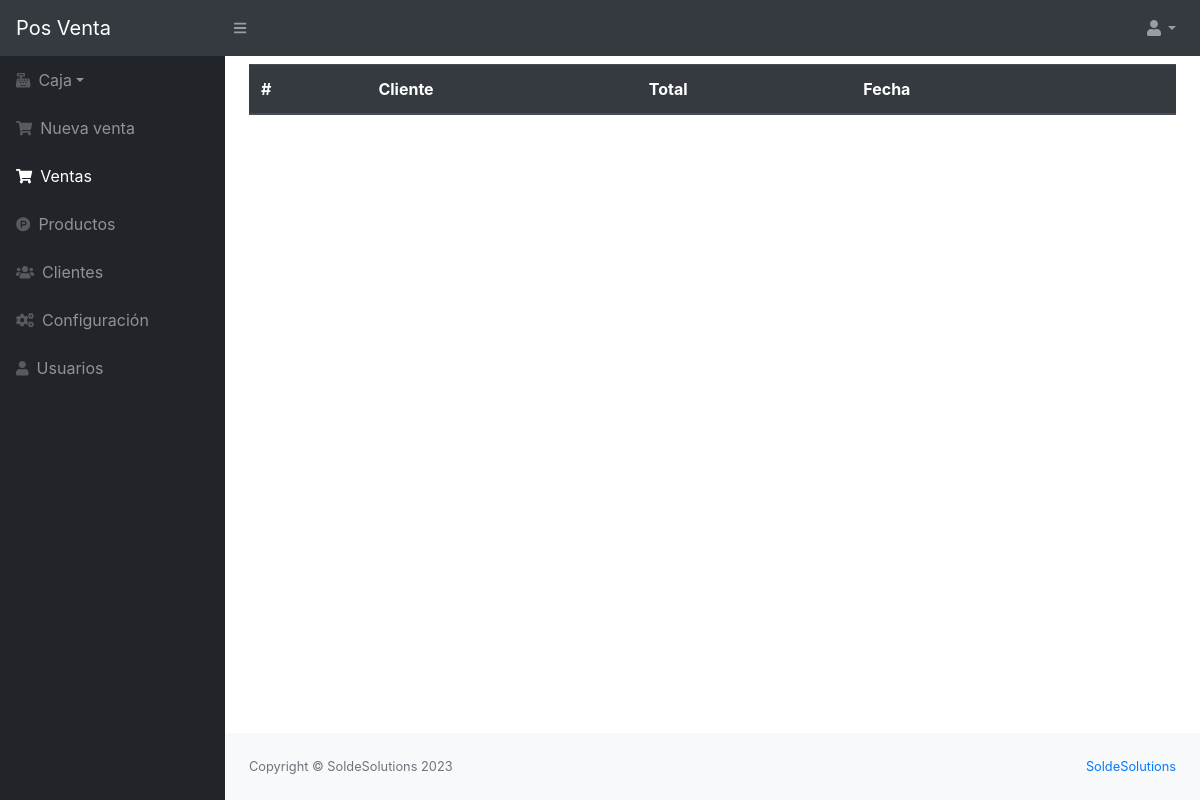
Page /src/lista_ventas.php (signed in) on the earlier database version.
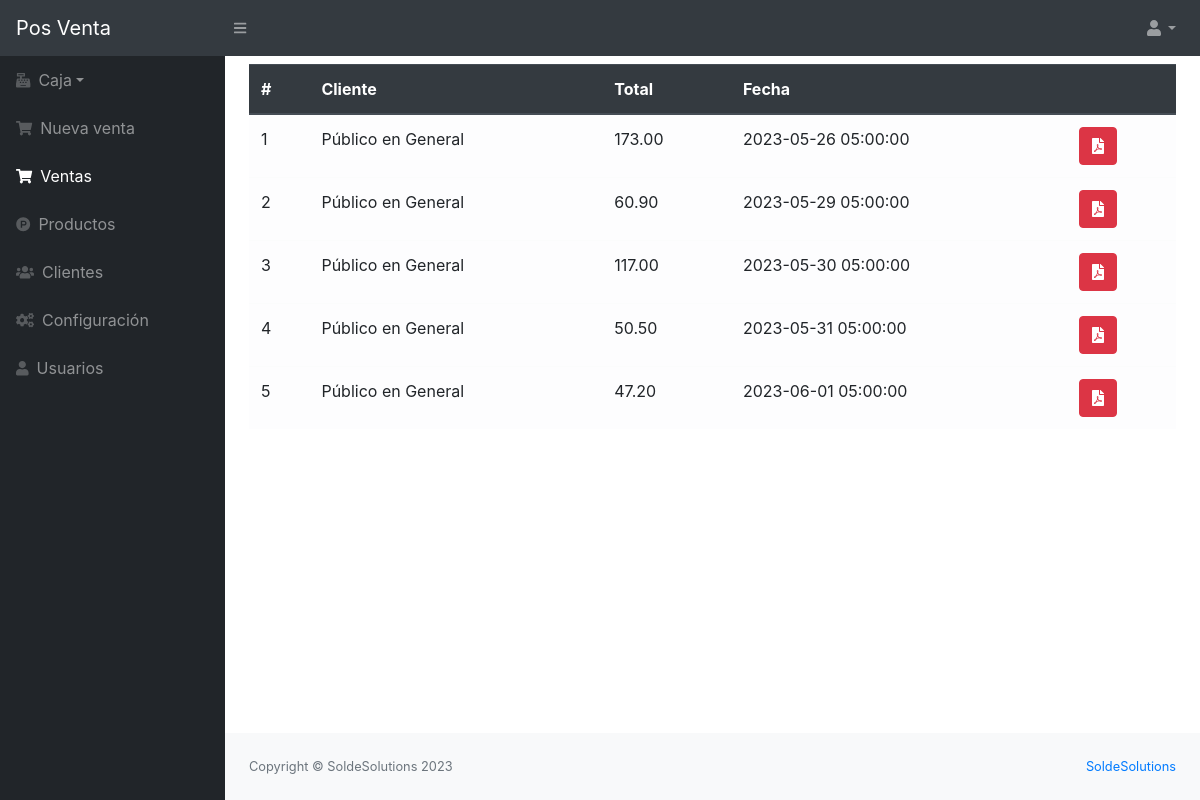
Same page on the later database version.
### tables this page shows
CREATE TABLE `ventas` (
  `id` int(11) NOT NULL,
  `id_cliente` int(11) NOT NULL,
  `total` decimal(10,2) NOT NULL,
  `id_usuario` int(11) NOT NULL,
  `fecha` timestamp NOT NULL DEFAULT current_timestamp() ON UPDATE current_timestamp()
);

CREATE TABLE `cliente` (
  `idcliente` int(11) NOT NULL,
  `nombre` varchar(100) NOT NULL,
  `telefono` varchar(15) NOT NULL,
  `direccion` varchar(200) NOT NULL,
  `usuario_id` int(11) NOT NULL,
  `estado` int(11) NOT NULL DEFAULT 1
);

### src/lista_ventas.php (the view, shortened to what this page needs)
<?php
include_once "includes/header.php";
require_once "../conexion.php";
$query = mysqli_query($conexion, "SELECT v.*, c.idcliente, c.nombre FROM ventas v INNER JOIN cliente c ON v.id_cliente = c.idcliente");
?>
<table class="table table-light" id="tbl">
    <thead class="thead-dark">
        <tr>
            <th>#</th>
            <th>Cliente</th>
            <th>Total</th>
            <th>Fecha</th>
            <th></th>
        </tr>
    </thead>
    <tbody>
        <?php while ($row = mysqli_fetch_assoc($query)) { ?>
            <tr>
                <td><?php echo $row['id']; ?></td>
                <td><?php echo $row['nombre']; ?></td>
                <td><?php echo $row['total']; ?></td>
                <td><?php echo $row['fecha']; ?></td>
                <td>
                    <a href="pdf/generar.php?cl=<?php echo $row['id_cliente'] ?>&v=<?php echo $row['id'] ?>" target="_blank" class="btn btn-danger"><i class="fas fa-file-pdf"></i></a>
                </td>
            </tr>
        <?php } ?>
    </tbody>
</table>
<?php include_once "includes/footer.php"; ?>

### src/includes/header.php (shortened to what this page needs)
<!DOCTYPE html>
<html lang="en">
<head>
    <link href="../assets/css/styles.css" rel="stylesheet" />
    <link href="../assets/css/dataTables.bootstrap4.min.css" rel="stylesheet" />
    <link rel="stylesheet" href="../assets/js/jquery-ui/jquery-ui.min.css">
</head>
<body class="sb-nav-fixed">
    <nav class="sb-topnav navbar navbar-expand navbar-dark bg-dark">
        <a class="navbar-brand" href="index.php">Pos Venta</a>
        <button class="btn btn-link btn-sm order-1 order-lg-0" id="sidebarToggle" href="#"><i class="fas fa-bars"></i></button>
        <ul class="navbar-nav ml-auto">
            <li class="nav-item dropdown">
                <a class="nav-link dropdown-toggle" id="userDropdown" href="#" role="button" data-toggle="dropdown" aria-haspopup="true" aria-expanded="false"><i class="fas fa-user fa-fw"></i></a>
            </li>
        </ul>
    </nav>
    <div id="layoutSidenav">
        <div id="layoutSidenav_nav">
            <nav class="sb-sidenav accordion sb-sidenav-dark" id="sidenavAccordion">
                <div class="sb-sidenav-menu">
                    <div class="nav">
        <a class="nav-link dropdown-toggle"  href="#" role="button" data-toggle="dropdown" aria-expanded="false">
        <div class="sb-nav-link-icon"><i class='fas fa-cash-register'></i></div>
                            Caja
        </a>
                        <a class="nav-link" href="ventas.php">
                            <div class="sb-nav-link-icon"><i class="fas fa-shopping-cart"></i></div>
                            Nueva venta
                        </a>
                        <a class="nav-link" href="lista_ventas.php">
                            <div class="sb-nav-link-icon"><i class="fas fa-shopping-cart"></i></div>
                            Ventas
                        </a>
                        <a class="nav-link" href="productos.php">
                            <div class="sb-nav-link-icon"><i class="fab fa-product-hunt"></i></div>
                            Productos
                        </a>
                        <a class="nav-link" href="clientes.php">
                            <div class="sb-nav-link-icon"><i class="fas fa-users"></i></div>
                            Clientes
                        </a>
                        <a class="nav-link" href="config.php">
                            <div class="sb-nav-link-icon"><i class="fas fa-cogs"></i></div>
                            Configuración
                        </a>
                        <a class="nav-link" href="usuarios.php">
                            <div class="sb-nav-link-icon"><i class="fas fa-user"></i></div>
                            Usuarios
                        </a>
                    </div>
                </div>
            </nav>
        </div>
        <div id="layoutSidenav_content">
            <main>
                <div class="container-fluid mt-2">

### src/includes/footer.php (shortened to what this page needs)
</div>
</main>
<footer class="py-4 bg-light mt-auto">
    <div class="container-fluid">
        <div class="d-flex align-items-center justify-content-between small">
            <div class="text-muted">Copyright &copy; SoldeSolutions <?php echo date("Y"); ?></div>
            <div>
                <a href="https://soldesolutions.com/">SoldeSolutions</a>
            </div>
        </div>
    </div>
</footer>
</div>
</div>
</body>
</html>

Differences in the rows shown:
added ventas: id "1", id_cliente.nombre "Público en General", total "173.00", fecha "2023-05-26 05:00:00"
added ventas: id "2", id_cliente.nombre "Público en General", total "60.90", fecha "2023-05-29 05:00:00"
added ventas: id "3", id_cliente.nombre "Público en General", total "117.00", fecha "2023-05-30 05:00:00"
added ventas: id "4", id_cliente.nombre "Público en General", total "50.50", fecha "2023-05-31 05:00:00"
added ventas: id "5", id_cliente.nombre "Público en General", total "47.20", fecha "2023-06-01 05:00:00"
